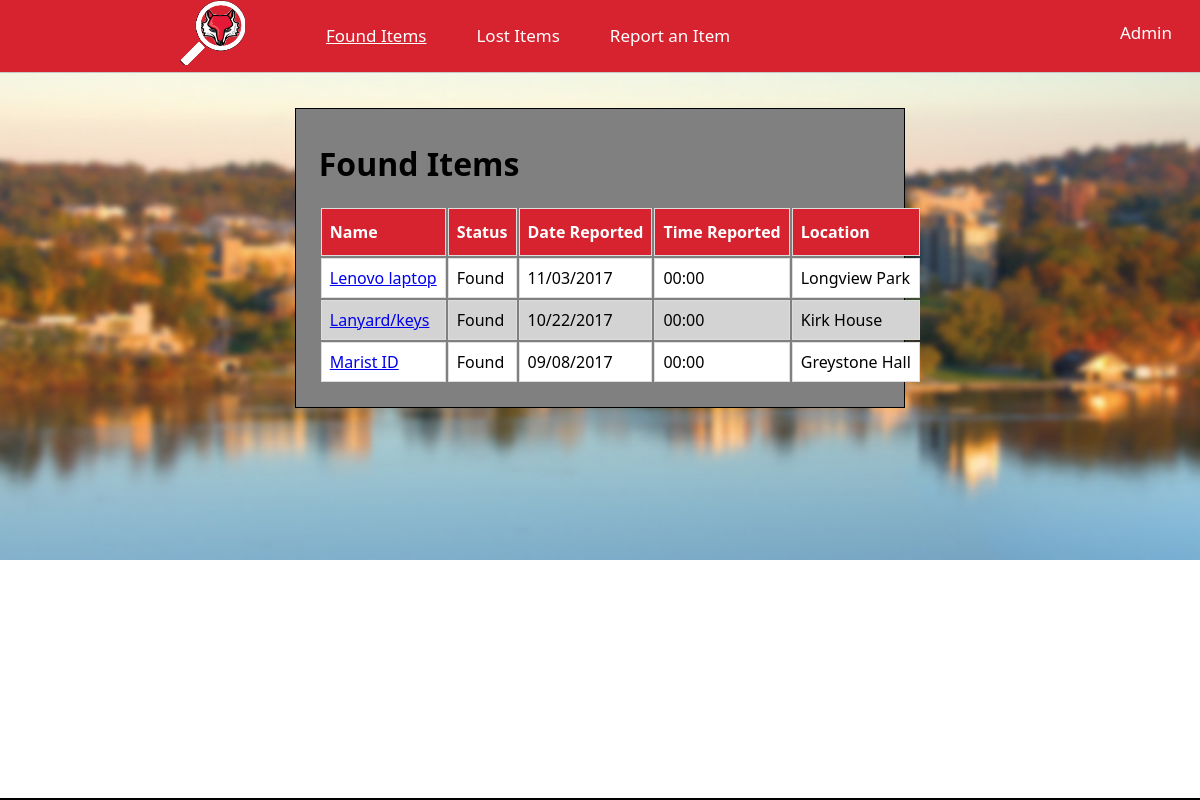
The app's page /localhost/limboPages/founditems.php with its own data.
### tables this page shows
CREATE TABLE IF NOT EXISTS stuff(
	id 			INT AUTO_INCREMENT 	PRIMARY KEY,
	location_id INT 		NOT NULL,
	name 		TEXT 		NOT NULL,
	description TEXT 		NOT NULL,
	create_date DATE 		NOT NULL,
	update_date DATE 		NOT NULL,
	room 		TEXT,
	owner 		TEXT,
	finder 		TEXT,
	status 		SET('found','lost', 'claimed') NOT NULL);

CREATE TABLE IF NOT EXISTS locations(
	id 			INT 	 AUTO_INCREMENT 	PRIMARY KEY,
	create_date DATETIME NOT NULL,
	update_date DATETIME NOT NULL,
	name 		TEXT 	 NOT NULL);

### localhost/scripts/limboFunctions.php (called while the page is built, shortened)
<?php
require('connect_db.php');
function check_results($results) {
  return true ;
}
function buildingToName($id){
  global $dbc;
  $query = "SELECT name FROM locations WHERE id = " .$id. "";
  $results = mysqli_query($dbc, $query);
  $row = mysqli_fetch_array($results, MYSQLI_ASSOC);
  return $row['name'];
}
?>

### localhost/scripts/showLinkRecords.php (the view, shortened to what this page needs)
<?php
function show_link_records($dbc, $table) {
	if($table == "found") {
		$query = "SELECT id, name, status, create_date, update_date, location_id FROM stuff WHERE status = 'found' ORDER BY create_date DESC";
	} else if($table == "lost") {
		$query = "SELECT id, name, status, create_date, update_date, location_id FROM stuff WHERE status = 'lost' ORDER BY create_date DESC";
	} else if($table == "admin") {
		$query = "SELECT id, name, status, create_date, update_date, location_id, room FROM stuff ORDER BY create_date DESC";
	}
	$results = mysqli_query($dbc, $query);
	if($results)
	{
  		while ($row = mysqli_fetch_array($results, MYSQLI_ASSOC)) {
  			if($table == "found" || $table == "lost") {
  				$alink = '<A HREF=viewitem.php?id=' . $row['id']  . '>' . $row['name'] . '</A>';
	    		echo '<TR>';
	    		echo '<TD>' . $alink . '</TD>';
	        	echo '<TD>' . ucwords($row['status']) . '</TD>';
	        	echo '<TD>' . date('m/d/Y', strtotime($row['create_date'])) . '</TD>';
	        	echo '<TD>' . date('H:i', strtotime($row['create_date'])) . '</TD>';
	        	echo '<TD>' . buildingToName($row['location_id']) . '</TD>';
	    		echo '</TR>';
  			} else if($table == "admin") {
 				$alink = '<A HREF=viewitem.php?id=' . $row['id']  . '>' . $row['id'] . '</A>';
	    		echo '<TR>';
				echo "<form action='admin.php' method='POST' name='form'".$row['id'].">";
	    		echo '<td><input type=\'hidden\' name=\'id\' value=' . $row['id'] . '>' . $alink . '</td>';
	    		echo '<TD>' . $row['name'];
	    		if($row['status'] == "lost") {
					echo "<TD><select name='status' value='" . $row['status'] . "' onchange='this.form.submit()'>";
					echo "<option value='lost' selected>Lost</option>";
					echo "<option value='found'>Found</option>";
					echo "<option value='claimed'>Claimed</option>";
	    		} else if($row['status'] == "found") {
					echo "<TD><select name='status' value='" . $row['status'] . "' onchange='this.form.submit()'>";
					echo "<option value='lost'>Lost</option>";
					echo "<option value='found' selected>Found</option>";
					echo "<option value='claimed'>Claimed</option>";
	    		} else if($row['status'] == "claimed") {
					echo "<TD><select name='status' value='" . $row['status'] . "' onchange='this.form.submit()'>";
					echo "<option value='lost'>Lost</option>";
					echo "<option value='found'>Found</option>";
					echo "<option value='claimed' selected>Claimed</option>";
	    		}
	    		echo '</select>';
	    		echo '</form>';
	    		echo '</TD>';
	        	echo '<TD>' . date('m/d/Y', strtotime($row['create_date'])) . '</TD>';
				echo '<TD>' . date('m/d/Y', strtotime($row['update_date'])) . '</TD>';
	        	echo '<TD>' . buildingToName($row['location_id']) . ' ' . $row['room'] . '</TD>';
	    		echo '</TR>';
  			}
  		}
	}
}
?>

### localhost/limboPages/limboStyle.css (style rules this page uses)
html { font-family: "Oxygen","Oxygen","Segoe UI","Helvetica Neue",sans-serif; font-weight: 400; color: #3e3e40; }
body { margin:20; background-image:url("background.jpg"); background-repeat:no-repeat; background-size:cover; }
.qltable th, td { border: 1px solid #ddd; padding: 8px; white-space:nowrap; }
.qltable tr:nth-child(even) { background-color: white; }
.qltable tr:nth-child(odd) { background-color: lightgray; }

### records on screen
stuff: name "Lenovo laptop", status "Found", create_date "11/03/2017", create_date "00:00", location.name "Longview Park"
stuff: name "Lanyard/keys", status "Found", create_date "10/22/2017", create_date "00:00", location.name "Kirk House"
stuff: name "Marist ID", status "Found", create_date "09/08/2017", create_date "00:00", location.name "Greystone Hall"
